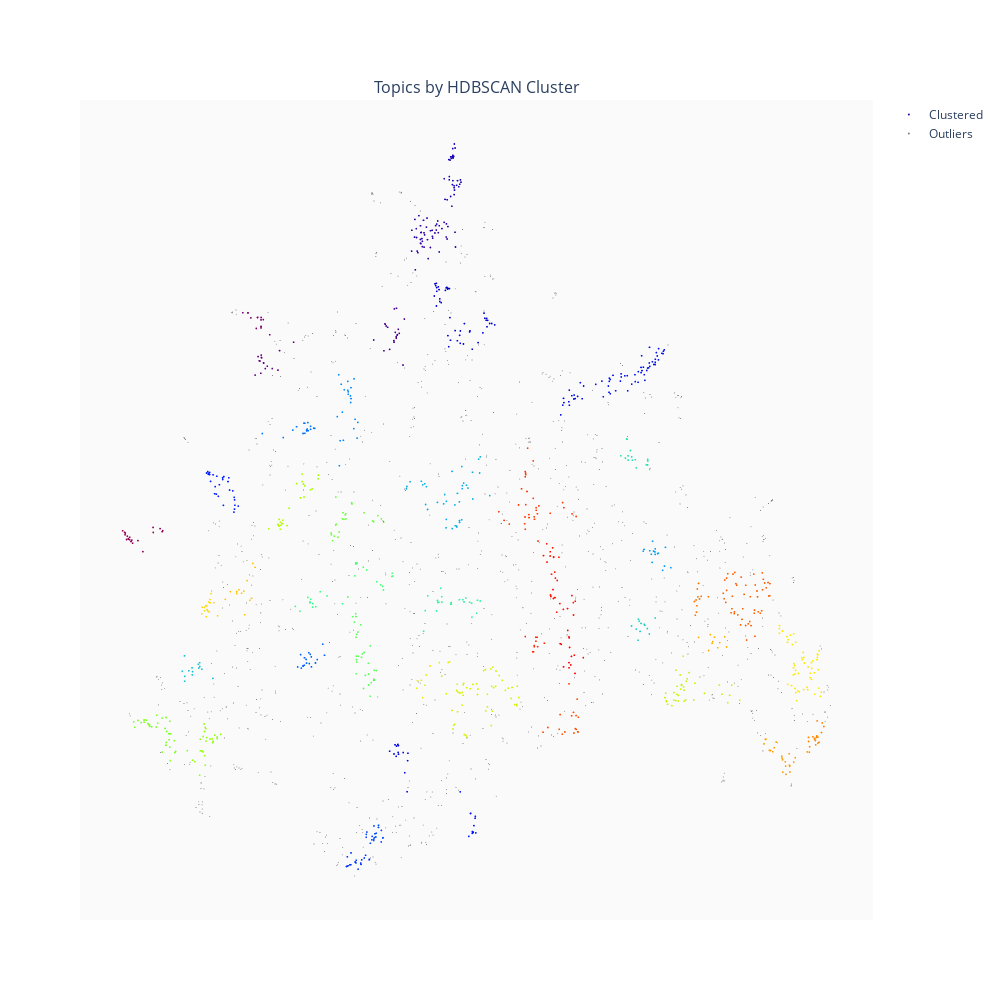

This figure's notebook cell:
### Markdown cell above
We can now plot our results. We use the function result_tracer_wrapper to create colors for each cluster and putting them on their representing dot. The figure is created and shown using the fig_show_save function.

### Code cell
trace_cluster_2d, trace_outlier_2d = result_tracer_wrapper(embs_2d, clusters_2d.labels_, df["title_clean"].to_numpy())


col11 = [trace_cluster_2d, trace_outlier_2d]


row1 = [col11]


trace_list = [row1]

fig = subplotter(trace_list, ["Topics by HDBSCAN Cluster", ])

fig_show_save(fig, "topics-by-hdbscan-clusters")

### Figure 1 — Plotly figure (JSON) as saved in the notebook; plotly's stock layout.template omitted (floating-point values rounded to 4 significant figures; data arrays with more than 128 entries replaced by an {"elided": "..."} marker saying what was removed)
{"data": [{"customdata": {"elided": "1072x3 mixed values"}, "hovertemplate": "<b>Title:</b> %{customdata[0]} <br><b>Topics:</b> %{customdata[1]} <br><b>Cluster Id:</b> %{customdata[2]}<extra></extra>", "marker": {"color": {"elided": "1072 int values"}, "colorscale": [[0, "rgb(150,0,90)"], [0.125, "rgb(0,0,200)"], [0.25, "rgb(0,25,255)"], [0.375, "rgb(0,152,255)"], [0.5, "rgb(44,255,150)"], [0.625, "rgb(151,255,0)"], [0.75, "rgb(255,234,0)"], [0.875, "rgb(255,111,0)"], [1, "rgb(255,0,0)"]], "size": 2}, "mode": "markers", "name": "Clustered", "type": "scattergl", "x": {"elided": "1072 float values"}, "xaxis": "x", "y": {"elided": "1072 float values"}, "yaxis": "y"}, {"hovertemplate": "Outlier<extra></extra>", "marker": {"color": "grey", "size": 1}, "mode": "markers", "name": "Outliers", "type": "scattergl", "x": {"elided": "975 float values"}, "xaxis": "x", "y": {"elided": "975 float values"}, "yaxis": "y"}], "layout": {"annotations": [{"font": {"size": 16}, "showarrow": false, "text": "Topics by HDBSCAN Cluster", "x": 0.5, "xanchor": "center", "xref": "paper", "y": 1, "yanchor": "bottom", "yref": "paper"}], "height": 1000, "plot_bgcolor": "rgba(250,250,250,1)", "width": 1000, "xaxis": {"anchor": "y", "domain": [0, 1], "visible": false}, "yaxis": {"anchor": "x", "domain": [0, 1], "visible": false}}}
